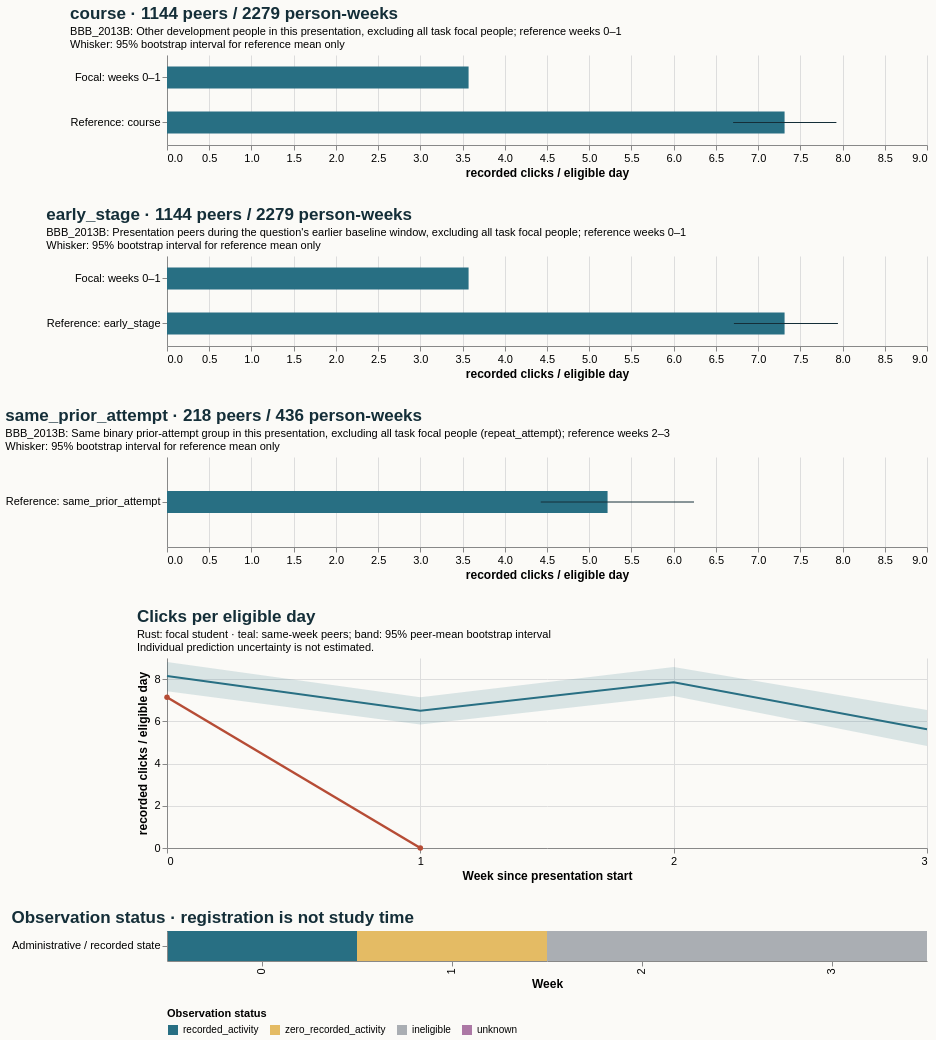

Source (Vega-Lite JSON):
### Vega-Lite specification from a JSON file in a GitHub repository (floating-point values rounded to 4 significant figures)
{"$schema": "https://vega.github.io/schema/vega-lite/v5.20.1.json", "config": {"axis": {"labelFontSize": 11, "titleFontSize": 12}, "background": "#fbfaf7", "font": "sans-serif", "title": {"anchor": "start", "color": "#142e38", "fontSize": 17, "subtitleFontSize": 11}, "view": {"continuousHeight": 300, "continuousWidth": 300, "stroke": null}}, "datasets": {"data-267c0316cfbf520eb6a17d8998e36fdb": [{"hi": null, "lo": null, "series": "Focal: weeks 2–3", "value": null}, {"hi": 6.241, "lo": 4.426, "series": "Reference: same_prior_attempt", "value": 5.217}], "data-43899ea3cc6edc8b253b5c8d4e218e99": [{"hi": null, "lo": null, "series": "Focal: weeks 0–1", "value": 3.571}, {"hi": 7.945, "lo": 6.713, "series": "Reference: early_stage", "value": 7.313}], "data-51e7cdebc04009df9203c407716c1492": [{"hi": null, "lo": null, "series": "Focal: weeks 0–1", "value": 3.571}, {"hi": 7.927, "lo": 6.704, "series": "Reference: course", "value": 7.313}], "data-6abcd95b715ebc988c41c6bd8465e878": [{"end_day": 6, "focal_value": 7.143, "peer_ci_high": 8.807, "peer_ci_low": 7.43, "peer_mean": 8.148, "peer_observations": 1143, "peer_people": 1143, "reference": "course", "unit": "recorded clicks / eligible day", "week": 0}, {"end_day": 13, "focal_value": 0.0, "peer_ci_high": 7.141, "peer_ci_low": 5.847, "peer_mean": 6.502, "peer_observations": 1136, "peer_people": 1136, "reference": "course", "unit": "recorded clicks / eligible day", "week": 1}, {"end_day": 20, "focal_value": null, "peer_ci_high": 8.577, "peer_ci_low": 7.199, "peer_mean": 7.845, "peer_observations": 1119, "peer_people": 1119, "reference": "course", "unit": "recorded clicks / eligible day", "week": 2}, {"end_day": 27, "focal_value": null, "peer_ci_high": 6.533, "peer_ci_low": 4.835, "peer_mean": 5.621, "peer_observations": 1112, "peer_people": 1112, "reference": "course", "unit": "recorded clicks / eligible day", "week": 3}], "data-aba8da58c325896292a6fe913e5b594a": [{"eligible_days": 7.0, "end_day": 6, "logging_completeness": "unknown", "observation_status": "recorded_activity", "row": "Administrative / recorded state", "score_status": "withheld_release_time_unknown", "start_day": 0, "value": 7.143, "week": 0}, {"eligible_days": 4.0, "end_day": 13, "logging_completeness": "unknown", "observation_status": "zero_recorded_activity", "row": "Administrative / recorded state", "score_status": "withheld_release_time_unknown", "start_day": 7, "value": 0.0, "week": 1}, {"eligible_days": 0.0, "end_day": 20, "logging_completeness": "unknown", "observation_status": "ineligible", "row": "Administrative / recorded state", "score_status": "withheld_release_time_unknown", "start_day": 14, "value": null, "week": 2}, {"eligible_days": 0.0, "end_day": 27, "logging_completeness": "unknown", "observation_status": "ineligible", "row": "Administrative / recorded state", "score_status": "withheld_release_time_unknown", "start_day": 21, "value": null, "week": 3}]}, "resolve": {"scale": {"color": "independent"}}, "spacing": 28, "vconcat": [{"data": {"name": "data-51e7cdebc04009df9203c407716c1492"}, "height": 90, "layer": [{"encoding": {"x": {"field": "value", "scale": {"domain": [0, 8.343], "zero": true}, "title": "recorded clicks / eligible day", "type": "quantitative"}, "y": {"field": "series", "sort": null, "title": null, "type": "nominal"}}, "mark": {"color": "#286f83", "size": 22, "type": "bar"}}, {"encoding": {"x": {"field": "lo", "type": "quantitative"}, "x2": {"field": "hi"}, "y": {"field": "series", "sort": null, "title": null, "type": "nominal"}}, "mark": {"color": "#142e38", "type": "rule"}}], "title": {"subtitle": ["BBB_2013B: Other development people in this presentation, excluding all task focal people; reference weeks 0–1", "Whisker: 95% bootstrap interval for reference mean only"], "text": "course · 1144 peers / 2279 person-weeks"}, "width": 760}, {"data": {"name": "data-43899ea3cc6edc8b253b5c8d4e218e99"}, "height": 90, "layer": [{"encoding": {"x": {"field": "value", "scale": {"domain": [0, 8.343], "zero": true}, "title": "recorded clicks / eligible day", "type": "quantitative"}, "y": {"field": "series", "sort": null, "title": null, "type": "nominal"}}, "mark": {"color": "#286f83", "size": 22, "type": "bar"}}, {"encoding": {"x": {"field": "lo", "type": "quantitative"}, "x2": {"field": "hi"}, "y": {"field": "series", "sort": null, "title": null, "type": "nominal"}}, "mark": {"color": "#142e38", "type": "rule"}}], "title": {"subtitle": ["BBB_2013B: Presentation peers during the question's earlier baseline window, excluding all task focal people; reference weeks 0–1", "Whisker: 95% bootstrap interval for reference mean only"], "text": "early_stage · 1144 peers / 2279 person-weeks"}, "width": 760}, {"data": {"name": "data-267c0316cfbf520eb6a17d8998e36fdb"}, "height": 90, "layer": [{"encoding": {"x": {"field": "value", "scale": {"domain": [0, 8.343], "zero": true}, "title": "recorded clicks / eligible day", "type": "quantitative"}, "y": {"field": "series", "sort": null, "title": null, "type": "nominal"}}, "mark": {"color": "#286f83", "size": 22, "type": "bar"}}, {"encoding": {"x": {"field": "lo", "type": "quantitative"}, "x2": {"field": "hi"}, "y": {"field": "series", "sort": null, "title": null, "type": "nominal"}}, "mark": {"color": "#142e38", "type": "rule"}}], "title": {"subtitle": ["BBB_2013B: Same binary prior-attempt group in this presentation, excluding all task focal people (repeat_attempt); reference weeks 2–3", "Whisker: 95% bootstrap interval for reference mean only"], "text": "same_prior_attempt · 218 peers / 436 person-weeks"}, "width": 760}, {"data": {"name": "data-6abcd95b715ebc988c41c6bd8465e878"}, "height": 190, "layer": [{"encoding": {"x": {"axis": {"tickMinStep": 1}, "field": "week", "title": "Week since presentation start", "type": "quantitative"}, "y": {"field": "peer_ci_low", "scale": {"zero": true}, "title": "recorded clicks / eligible day", "type": "quantitative"}, "y2": {"field": "peer_ci_high"}}, "mark": {"color": "#286f83", "opacity": 0.16, "type": "area"}}, {"encoding": {"tooltip": [{"field": "week", "type": "quantitative"}, {"field": "peer_mean", "type": "quantitative"}, {"field": "peer_people", "type": "quantitative"}, {"field": "peer_observations", "type": "quantitative"}], "x": {"field": "week", "type": "quantitative"}, "y": {"field": "peer_mean", "type": "quantitative"}}, "mark": {"color": "#286f83", "strokeWidth": 2, "type": "line"}}, {"encoding": {"tooltip": [{"field": "week", "type": "quantitative"}, {"field": "focal_value", "type": "quantitative"}], "x": {"field": "week", "type": "quantitative"}, "y": {"field": "focal_value", "type": "quantitative"}}, "mark": {"color": "#b64c35", "point": {"color": "#b64c35"}, "strokeWidth": 2.5, "type": "line"}}], "title": {"subtitle": ["Rust: focal student · teal: same-week peers; band: 95% peer-mean bootstrap interval", "Individual prediction uncertainty is not estimated."], "text": "Clicks per eligible day"}, "width": 760}, {"data": {"name": "data-aba8da58c325896292a6fe913e5b594a"}, "encoding": {"color": {"field": "observation_status", "legend": {"labelLimit": 260, "orient": "bottom"}, "scale": {"domain": ["recorded_activity", "zero_recorded_activity", "ineligible", "unknown"], "range": ["#286f83", "#e4bb64", "#aaaeb3", "#ac78a5"]}, "title": "Observation status", "type": "nominal"}, "tooltip": [{"field": "week", "type": "quantitative"}, {"field": "eligible_days", "type": "quantitative"}, {"field": "observation_status", "type": "nominal"}, {"field": "logging_completeness", "type": "nominal"}], "x": {"field": "week", "title": "Week", "type": "ordinal"}, "y": {"field": "row", "title": null, "type": "nominal"}}, "height": 30, "mark": {"type": "rect"}, "title": "Observation status · registration is not study time", "width": 760}]}
